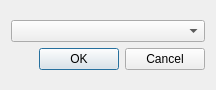
<?xml version="1.0" encoding="UTF-8"?>
<ui version="4.0">
 <class>AddCityDialog</class>
 <widget class="QDialog" name="AddCityDialog">
  <property name="geometry">
   <rect>
    <x>0</x>
    <y>0</y>
    <width>216</width>
    <height>90</height>
   </rect>
  </property>
  <property name="sizePolicy">
   <sizepolicy hsizetype="Fixed" vsizetype="Fixed">
    <horstretch>0</horstretch>
    <verstretch>0</verstretch>
   </sizepolicy>
  </property>
  <property name="windowTitle">
   <string>Add City</string>
  </property>
  <layout class="QGridLayout" name="gridLayout_2">
   <item row="0" column="0">
    <layout class="QGridLayout" name="gridLayout">
     <item row="0" column="0">
      <widget class="QComboBox" name="comboBox"/>
     </item>
     <item row="1" column="0">
      <widget class="QDialogButtonBox" name="buttonBox">
       <property name="orientation">
        <enum>Qt::Horizontal</enum>
       </property>
       <property name="standardButtons">
        <set>QDialogButtonBox::Cancel|QDialogButtonBox::Ok</set>
       </property>
      </widget>
     </item>
    </layout>
   </item>
  </layout>
 </widget>
 <resources/>
 <connections>
  <connection>
   <sender>buttonBox</sender>
   <signal>accepted()</signal>
   <receiver>AddCityDialog</receiver>
   <slot>accept()</slot>
   <hints>
    <hint type="sourcelabel">
     <x>248</x>
     <y>254</y>
    </hint>
    <hint type="destinationlabel">
     <x>157</x>
     <y>274</y>
    </hint>
   </hints>
  </connection>
  <connection>
   <sender>buttonBox</sender>
   <signal>rejected()</signal>
   <receiver>AddCityDialog</receiver>
   <slot>reject()</slot>
   <hints>
    <hint type="sourcelabel">
     <x>316</x>
     <y>260</y>
    </hint>
    <hint type="destinationlabel">
     <x>286</x>
     <y>274</y>
    </hint>
   </hints>
  </connection>
 </connections>
</ui>
